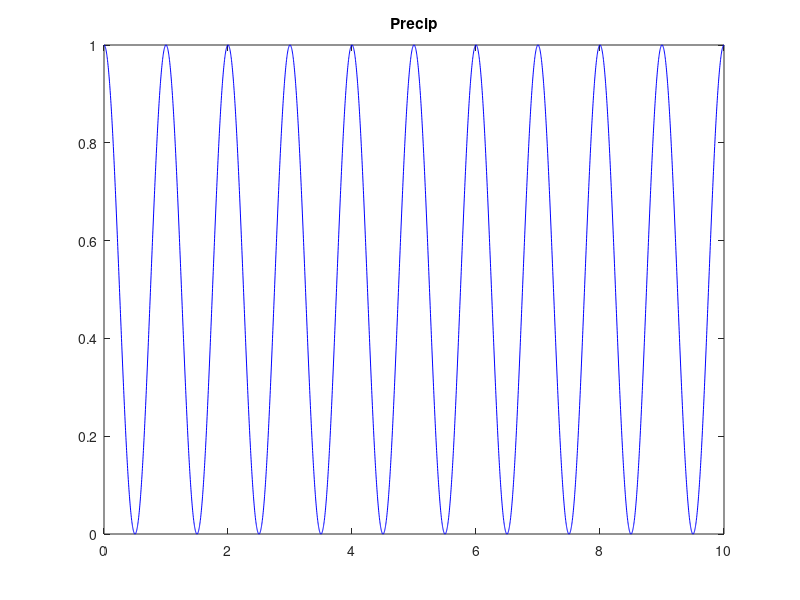
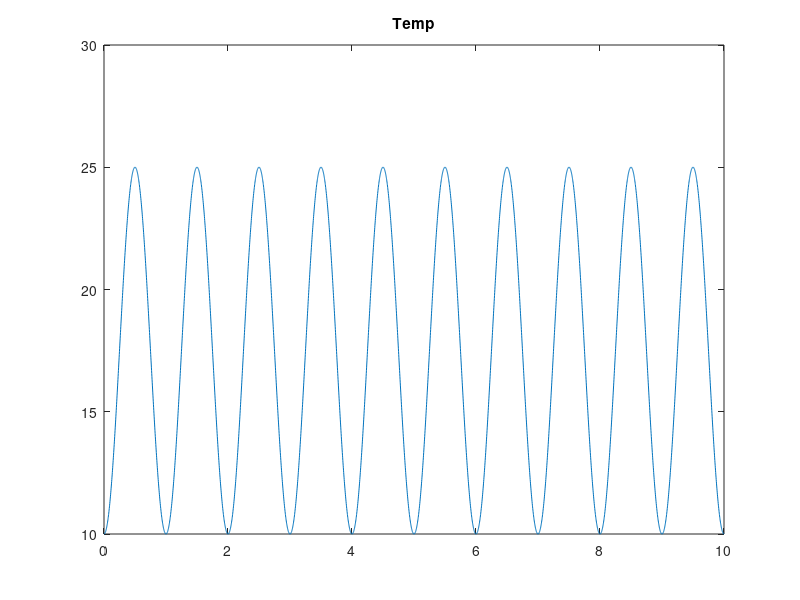
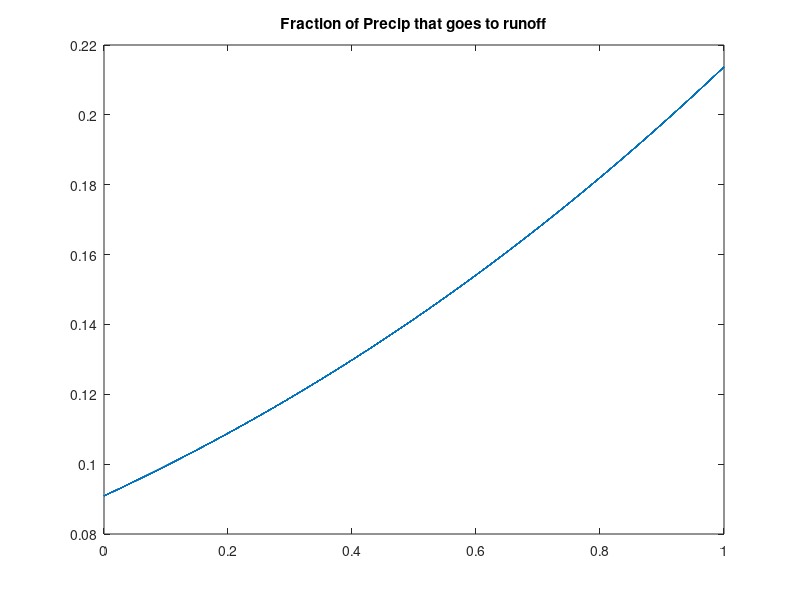

Recreate these plots in MATLAB, in order.
dt = 1/365; % 1 day time step
t = [0:dt:10]; % 10 years

%precip
Pmax = 1 % meter per year
P = (Pmax/2) * (cos(2*pi*t)+1);

figure(1)
plot(t, P, '-b')
title('Precip')

%temp

Tmax = 25; %deg celsius
Tmin = 10;
T = ((Tmax-Tmin)/2)*(sin(2*pi*t-pi/2)+1)+Tmin;

%plot
figure(2)
plot(t,T)
title('Temp')

%runoff = q_s
ks = 10; % no units
Ph = 1 % meter per year
qs = P./(1+ks*exp(-P./Ph)); %runoff (m/yr) make sure to multiple by area to get cubic meters per year

figure(3)
plot(P, qs./P)
title('Fraction of Precip that goes to runoff')